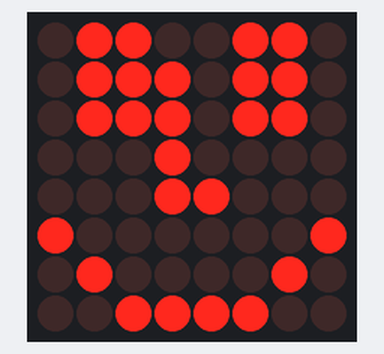
The sketch below on a simulated Arduino Uno, built with avr-gcc and run on an emulated ATmega328P. On the bench: 8×8 LED matrix.

Above: at 0.1 s.

The sketch:

06-040-8x8_LED_display_single.ino
```cpp
#include <SPI.h>
#include <Adafruit_GFX.h>
#include <Max72xxPanel.h>

int pinCS = 5;

Max72xxPanel matrix = Max72xxPanel(pinCS, 1, 1);

const int total_pixels_in_smiley = 25;
const int total_coordinates_per_pixel = 2;
int smiley[total_pixels_in_smiley][total_coordinates_per_pixel] =
{
  {1, 0},
  {2, 0},
  {1, 1},
  {1, 2},
  {2, 1},
  {2, 2},
  {5, 0},
  {6, 0},
  {5, 1},
  {5, 2},
  {6, 1},
  {6, 2},
  {3, 1},
  {3, 2},
  {3, 3},
  {3, 4},
  {4, 4},
  {0, 5},
  {1, 6},
  {2, 7},
  {3, 7},
  {4, 7},
  {5, 7},
  {6, 6},
  {7, 5}
};

void setup() {
  matrix.setIntensity(4);
  matrix.fillScreen(LOW);
    for (int pixel=0; pixel< total_pixels_in_smiley;pixel++)
      matrix.drawPixel(smiley[pixel][0], smiley[pixel][1], HIGH);

  matrix.write();
}

void loop() {
}

void animate_pixel() {

  matrix.fillScreen(LOW);
  for (int x_pixel_loc = 0; x_pixel_loc < 8; x_pixel_loc++)
  {
    matrix.drawPixel(x_pixel_loc, 3, HIGH);
    matrix.write();
    delay(20);
    matrix.drawPixel(x_pixel_loc, 3, LOW);
    matrix.write();
  }
  for (int x_pixel_loc = 7; x_pixel_loc > -1; x_pixel_loc--)
  {
    matrix.drawPixel(x_pixel_loc, 3, HIGH);
    matrix.write();
    delay(60);
    matrix.drawPixel(x_pixel_loc, 3, LOW);
    matrix.write();
  }
}
```
